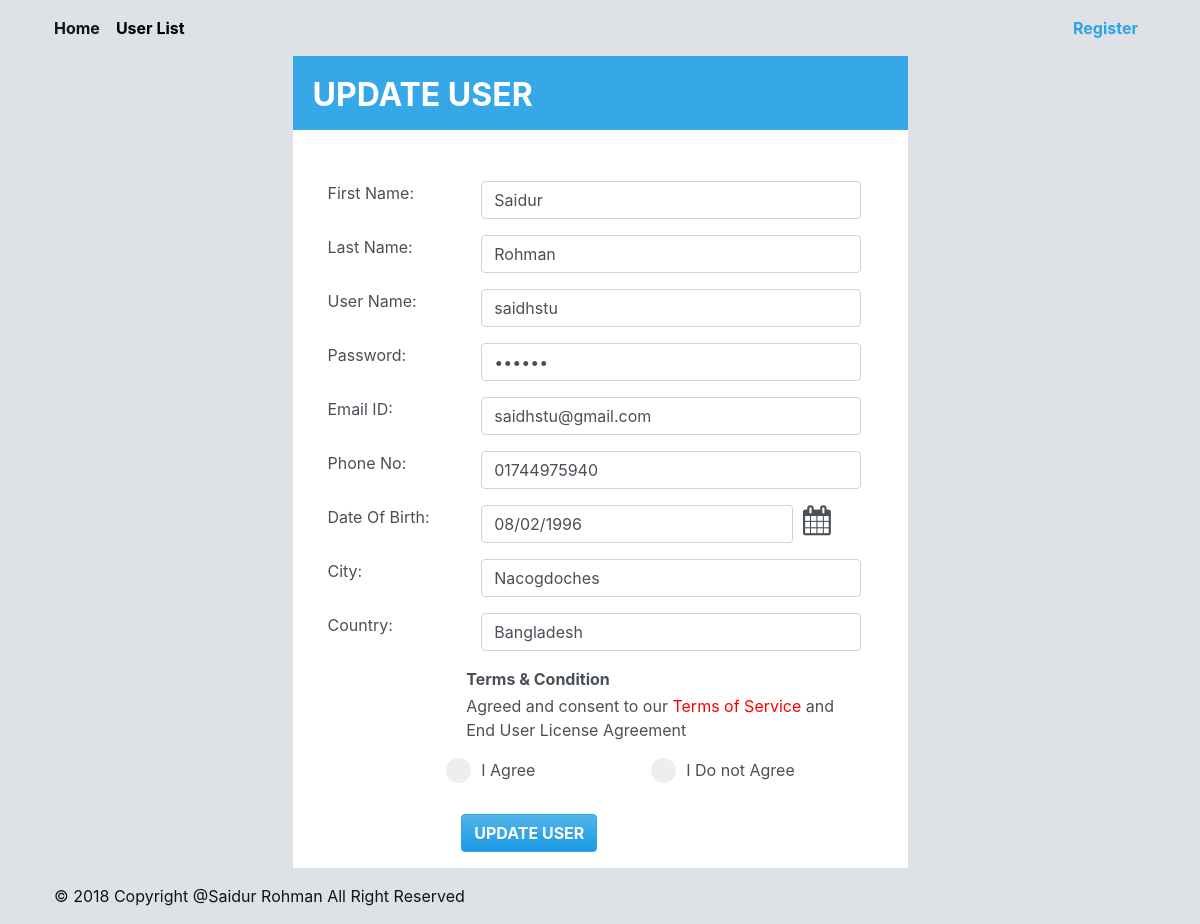
/updateuser.php?userid=11, run on the app's committed database.
### tables this page shows
CREATE TABLE `user` (
  `id` int(11) NOT NULL AUTO_INCREMENT,
  `first_name` varchar(255) DEFAULT NULL,
  `last_name` varchar(255) DEFAULT NULL,
  `username` varchar(100) NOT NULL,
  `password` varchar(100) NOT NULL,
  `email` varchar(100) NOT NULL,
  `phone` varchar(255) DEFAULT NULL,
  `dob` varchar(100) NOT NULL,
  `city` varchar(100) NOT NULL,
  `country` varchar(100) NOT NULL,
  `terms` varchar(255) DEFAULT NULL,
  PRIMARY KEY (`id`)
);

### lib/Database.php (called while the page is built, shortened)
  <?php
Class Database{
 public $host   = DB_HOST;
 public $user   = DB_USER;
 public $pass   = DB_PASS;
 public $dbname = DB_NAME;
 public $link;
private function connectDB(){
       $this->link = new mysqli($this->host, $this->user, $this->pass, $this->dbname);
 }
public function select($query){
    $result = $this->link->query($query) or die($this->link->error.__LINE__);
    if($result->num_rows > 0){
      return $result;
    } else {
      return false;
    }
 }
}

### classes/Controller.php (called while the page is built, shortened)
<?php
 	$filepath=realpath(dirname(__FILE__));
    include_once ($filepath.'/../lib/Database.php');
?>
<?php
	class Controller{
				private $db;
    			public function __construct(){
    			$this->db =new Database();
				}
        public function getUserById($id){
					$query="SELECT * FROM user WHERE id='$id'";
                    $result=$this->db->select($query);
                    return $result;
				}
 		}

### updateuser.php (the view, shortened to what this page needs)
  <?php include 'inc/header.php' ?>
  <?php include_once 'classes/Controller.php';?>
  <?php
              if(!isset($_GET['userid'])|| $_GET['userid']==NULL){
                      echo "<script>window.location='userlist.php';</script>";
                  }
                    else{
                        $id=preg_replace('/[^-a-zA-Z0-9]/', '' , $_GET['userid']);
                    }
            $pd= new Controller();
  ?>
<div id="mainsection">
<div class="row">
         <?php
            $getPro=$pd->getUserById($id);
            if($getPro){
                while($value=$getPro->fetch_assoc()){
        ?>
        <div class="col-sm-3" style="background:#dee2e6; margin: 0 auto">
        </div>
    <div class="col-sm-6">
                <div class="row" style="background:#36A7E7;margin-bottom: 30px">
                   <label><h2>UPDATE USER  </h2></label>
                </div>
                 <form action="" method="post">
                   <div class="row">
                        <div class="col-sm-3"></div>
                        <div class="col-sm-8" style="margin-bottom: 20px">
                        </div>
                   </div>
                   <div class="form-group row">
                        <div class="col-sm-3" style="margin-left:20px">
                          <label >First Name:</label>
                        </div>
                        <div class="col-sm-8">
                          <input type="text" class="form-control" name="first_name" value="<?php echo $value['first_name'];?>" >
                        </div>
                    </div>
                 <div class="form-group row">
                     <div class="col-sm-3" style="margin-left:20px">
                        <label >Last Name:</label>
                      </div>
                      <div class="col-sm-8">
                        <input type="text" class="form-control" name="last_name"  value="<?php echo $value['last_name'];?>">
                      </div>
                  </div>
                  <div class="form-group row">
                      <div class="col-sm-3" style="margin-left:20px"><label >User Name:</label> </div>
                      <div class="col-sm-8">
                         <input type="text" class="form-control" name="username" id="username" value="<?php echo $value['username'];?>">
                      </div>
                  </div>
                  <div class="form-group row">
                      <div class="col-sm-3" style="margin-left:20px"><label >Password:</label> </div>
                      <div class="col-sm-8">
                        <input type="password" class="form-control" name="password" id="password" value="<?php echo $value['password'];?>">
                      </div>
                  </div>
                  <div class="form-group row">
                      <div class="col-sm-3" style="margin-left:20px"><label >Email ID: </label> </div>
                      <div class="col-sm-8">
                        <input type="email" class="form-control" name="email" id="email" value="<?php echo $value['email'];?>" >
                      </div>
                  </div>
                   <div class="form-group row">
                      <div class="col-sm-3" style="margin-left:20px"><label >Phone No: </label></div>
                      <div class="col-sm-8">
                        <input type="text" class="form-control" name="phone" value="<?php echo $value['phone'];?>">
                      </div>
                  </div>
                  <div class="form-group row">
                    <div class="col-sm-3" style="margin-left:20px"> <label> Date Of Birth:</label></div>
                     <div class="col-sm-8">
                      <div class="row">
                        <div class="col-sm-10"> <input type="text" class="form-control" name="birthdate" id="datepicker" value="<?php echo $value['dob'];?>"> </div>
                         <div class="col-sm-2"> <i class="fa fa-calendar" style="font-size: 30px; margin-left:-20px"></i></div>
                      </div>
                      </div>
                   </div>
                  <div class="form-group row">
                    <div class="col-sm-3" style="margin-left:20px">
                      <label >City:</label>
                    </div>
                    <div class="col-sm-8">
                      <input type="text" name="city" class="form-control" id="city" value="<?php echo $value['city'];?>">
                    </div>
                  </div>
                  <div class="form-group row">
                       <div class="col-sm-3" style="margin-left:20px">
                      <label >Country:</label>
                    </div>
                    <div class="col-sm-8">
                      <input type="text" name="country" class="form-control" id="country" value="<?php echo $value['country'];?>" >
                    </div>
                  </div>
                  <div class="form-group row">
                       <div class="col-sm-3">
                       </div>
                    <div class="col-sm-8">
                            <div class="row">
                              <strong style="margin-left: 20px">Terms & Condition</strong>
                              <p style="margin-top:3px"> Agreed and consent to our <span style="color: red">Terms of Service</span> and End User License Agreement</p>
                            </div>
                       <div class="row" style="margin-bottom: 20px">
                             <label class="container" style="width: 50%">I Agree
                                <span class="checkmark"></span>
                            </label>
                            <label class="container" style="width:50%">I Do not Agree
                                <span class="checkmark"></span>
                              </label>
                          <?php } } ?>
                          </div>
                          <button class="btn btn-primary" style="font-weight:bold"name="register">UPDATE USER</button>
                        </div>
                  </div>
              </form>
  </div>
 <div class="col-sm-3" style="background:#dee2e6">
    </div>
        <link rel="stylesheet" href=" https://stackpath.bootstrapcdn.com/font-awesome/4.7.0/css/font-awesome.min.css">
        <link rel="stylesheet" href="//code.jquery.com/ui/1.12.1/themes/base/jquery-ui.css">
        <link rel="stylesheet" href="/resources/demos/style.css">
</div>
</div>
<?php include'inc/footer.php'?>

### assets/style.css (style rules this page uses)
h2 { color:#fff; padding-top: 20px; padding-left: 20px; font-weight: bold; }
p { padding-left: 20px; margin-top: -10px; }
.container { display: block; position: relative; padding-left: 35px; margin-bottom: 12px; cursor: pointer; font-size: 16px; -webkit-user-select: none; -moz-user-select: none; -ms-user-select: none; user-select: none; }
.checkmark { position: absolute; top: 0; left: 0; height: 25px; width: 25px; background-color: #eee; border-radius: 50%; }
.checkmark:after { content: ""; position: absolute; display: none; }
.container .checkmark:after { top: 9px; left: 9px; width: 8px; height: 8px; border-radius: 50%; background: white; }

### data on the page
user: first_name "Saidur", last_name "Rohman", username "saidhstu", email "saidhstu@gmail.com", phone "01744975940", birthdate "08/02/1996", city "Nacogdoches", country "Bangladesh"
